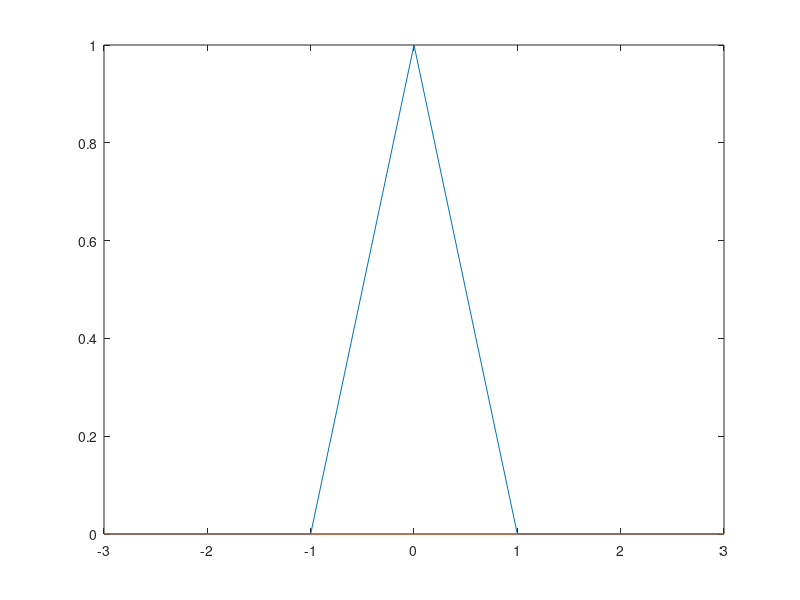

Write MATLAB code to recreate this figure.
% Define scopes
l = 3;

% Basic Problem a
n = [-l : l];
x1 = [zeros(1, l) 1 zeros(1, l)];
x2 = 2*x1;
y1 = sin(pi/2*x1);
y2 = sin(pi/2*x2);
plot(n, y1)
hold on
plot(n, y2)


